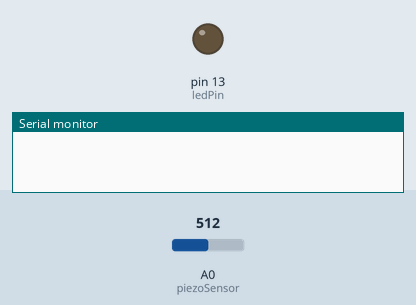
Recording of a sketch running on a simulated Arduino Uno, built with avr-gcc and run on an emulated ATmega328P. Parts: output pins drawn as LEDs (lit = HIGH), the last lines printed to the serial monitor. Dashed ring = blinking. The test bench sets the inputs (shaded band); at power-on: A0 (piezoSensor) = 512.

Above: at 1.2 s.
1.3 s: A0 (piezoSensor) set to 1002
2.8 s: A0 (piezoSensor) set to 1018
At 3.61 s:
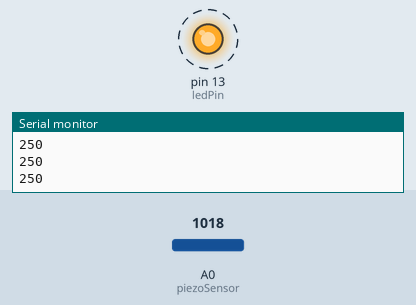
5.8 s: A0 (piezoSensor) set to 900
At 6.3 s:
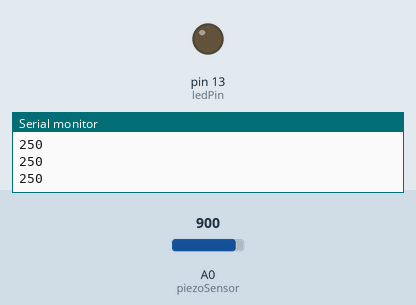
7.3 s: A0 (piezoSensor) set to 1023
At 7.78 s:
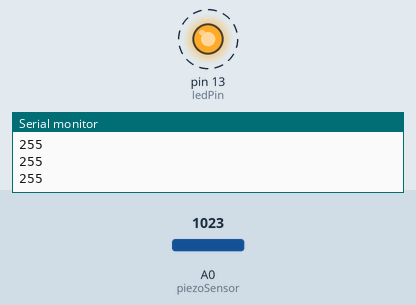
Timing chart, 0 to 11.3 s (numbered marks = the images above; inputs shaded):
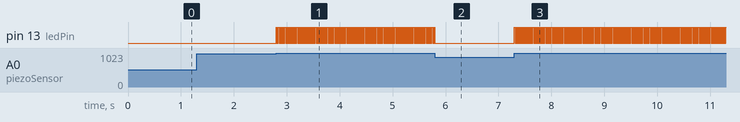

Measured:
- the behaviour switches between 1017 and 1018 on A0 (piezoSensor) (found by bisection; images 0 and 1)
- after the input at 1.3 s, every drawn part: stays the same
- after the input at 2.8 s, pin 13 (ledPin): alternates HIGH for 0.01 s and LOW for 0.01 s, starting at once
- after the input at 5.8 s, pin 13 (ledPin): stops changing and stays LOW
- after the input at 7.3 s, pin 13 (ledPin): alternates HIGH for 0.01 s and LOW for 0.01 s, starting at once

The sketch:

0417_piezoInput.ino
```cpp
int ledPin = 13;
int piezoSensor = 0; // Analog 0 Pin
byte val = 0;
int statePin = LOW;
int THRESHOLD = 250; // remove noise values

void setup() {
  pinMode(ledPin, OUTPUT);
  Serial.begin(9600);
}

void loop() {
  val = analogRead(piezoSensor);
  if (val >= THRESHOLD) {
    statePin = !statePin; // toggle statePin value (turn on/off)
    digitalWrite(ledPin, statePin);
    Serial.println(val);
  }
  delay(10); // to avoid overloading the serial port
}
```
